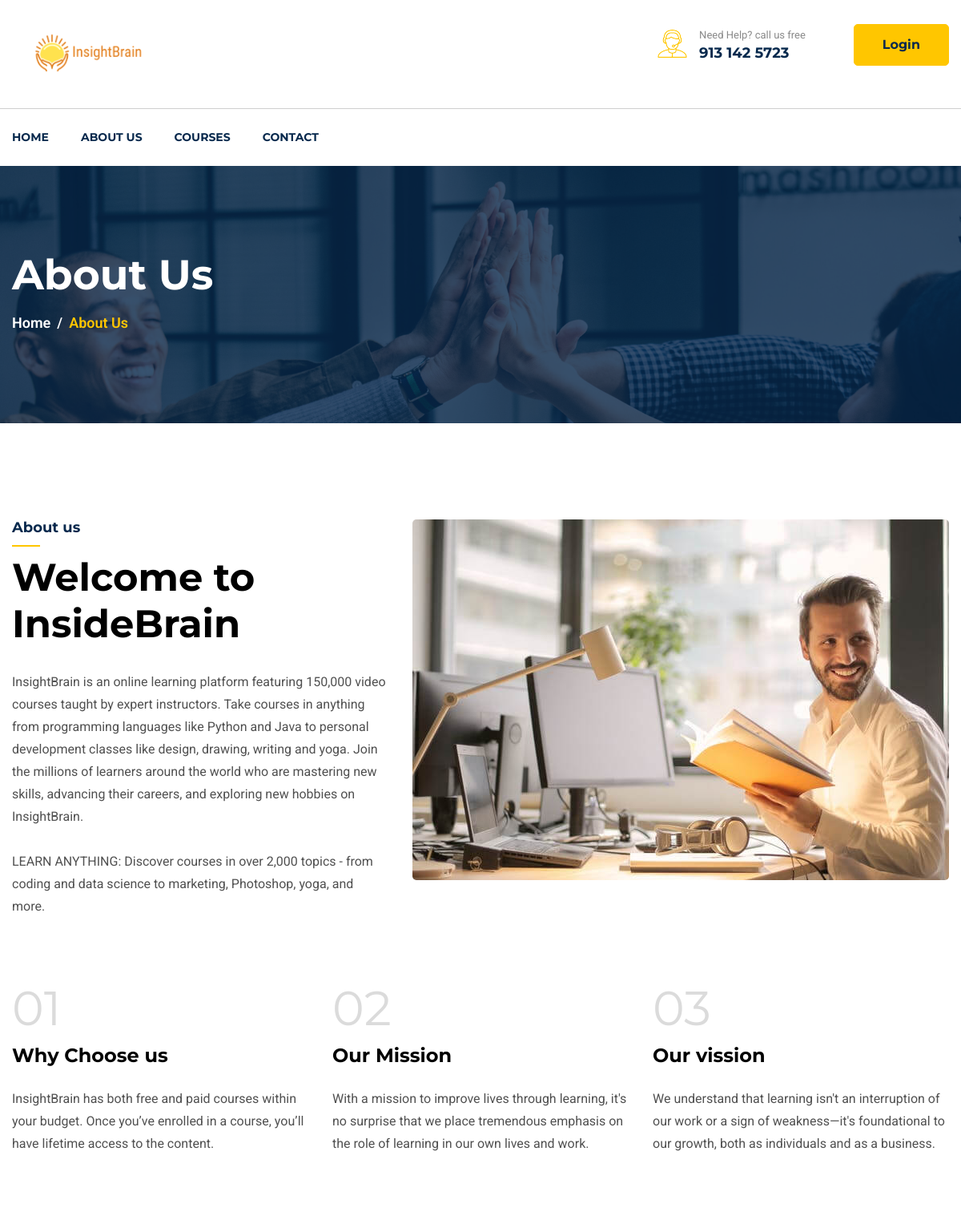
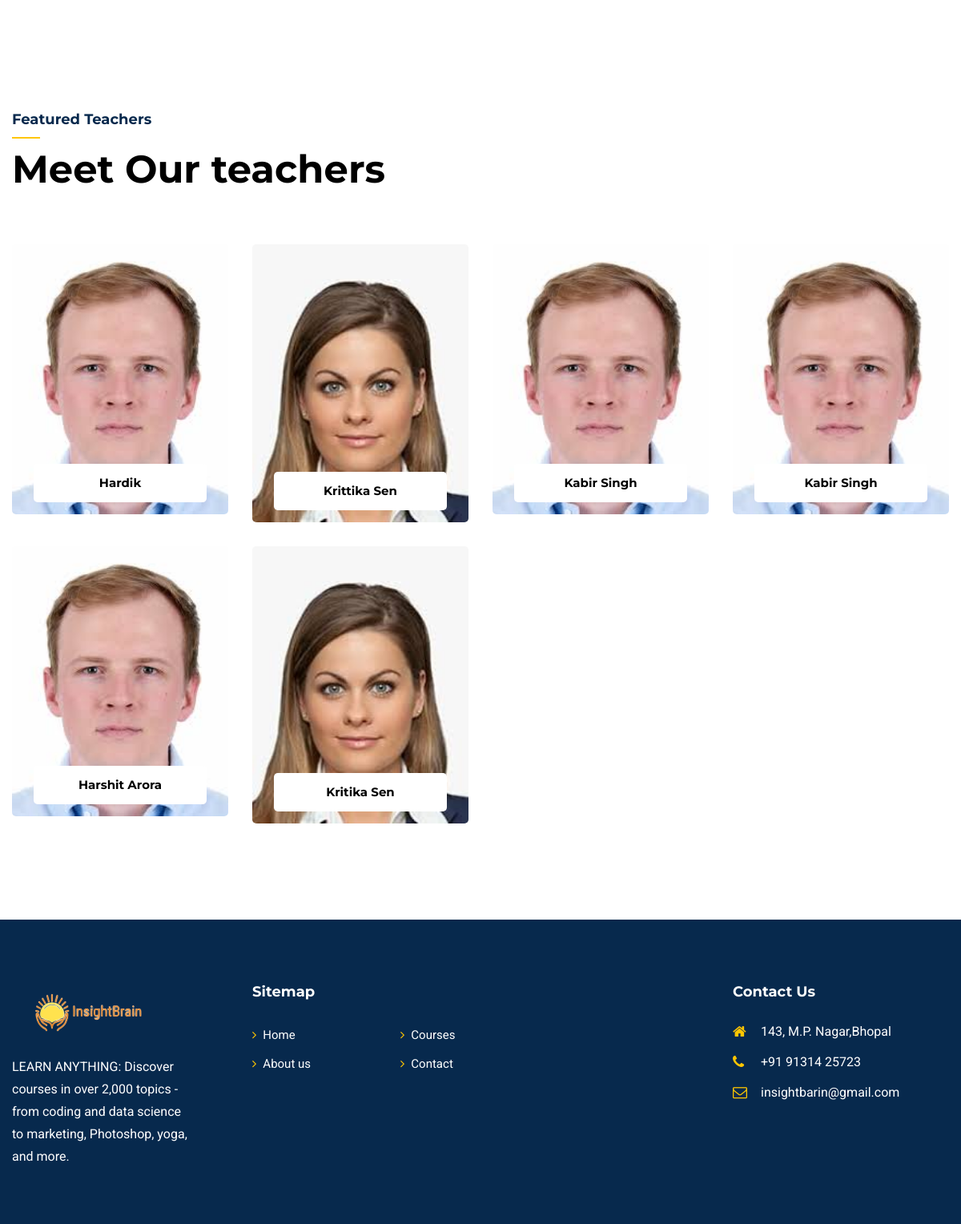
The page /about/ on the database its author committed (2 pictures, top to bottom).
### MyApp/models.py (models this page shows, shortened)
class Instructor(models.Model):
    title=models.ForeignKey(CourseDetails,on_delete=models.CASCADE,null=True,blank=True)
    name=models.CharField(max_length=50,null=True,blank=True)
    photo = models.FileField(null=True, blank=True)
    about = models.CharField(max_length=5000, null=True, blank=True)

### MyApp/views.py (the view)
# urls.py: path('about/', About, name="about"),
def About(request):
    data=Instructor.objects.all()
    return render(request,"about.html", {"data":data})

### MyApp/Templates/about.html (shortened to what this page needs)
<!doctype html>
<html lang="en">
{% load static %}
<head>
    <link rel="stylesheet" href="{% static 'css/slick.css' %}">
    <link rel="stylesheet" href="{% static 'css/animate.css' %}">
    <link rel="stylesheet" href="{% static 'css/nice-select.css' %}">
    <link rel="stylesheet" href="{% static 'css/jquery.nice-number.min.css' %}">
    <link rel="stylesheet" href="{% static 'css/magnific-popup.css' %}">
    <link rel="stylesheet" href="{% static 'css/bootstrap.min.css' %}">
    <link rel="stylesheet" href="{% static 'css/font-awesome.min.css' %}">
    <link rel="stylesheet" href="{% static 'css/default.css' %}">
    <link rel="stylesheet" href="{% static 'css/style.css' %}">
    <link rel="stylesheet" href="{% static 'css/responsive.css' %}">
</head>
<body>
<header id="header-part">
        <div class="header-logo-support pt-30 pb-30">
            <div class="container">
                <div class="row">
                    <div class="col-lg-4 col-md-4">
                        <div class="logo">
                                <img src="{% static 'images/logon.png' %}" alt="Logo">
                        </div>
                    </div>
                    <div class="col-lg-8 col-md-8">
                        <div class="support-button float-right d-none d-md-block">
                            <div class="support float-left">
                                <div class="icon">
                                    <img src="{% static 'images/all-icon/support.png' %}" alt="icon">
                                </div>
                                <div class="cont">
                                    <p>Need Help? call us free</p>
                                    <span>913 142 5723</span>
                                </div>
                            </div>
                               <div class="button float-left">
                            {% if request.user.is_authenticated %}
                                <a href="{% url 'logout' %}" class="main-btn">{{ request.user.first_name }}</a>
{% else %}
                                <a href="{% url 'login' %}" class="main-btn">Login</a>
                            </div>
                        {% endif %}
                        </div>
                    </div>
                </div>
            </div>
        </div>
        <div class="navigation">
            <div class="container">
                <div class="row">
                    <div class="col-lg-10 col-md-10 col-sm-9 col-8">
                        <nav class="navbar navbar-expand-lg">
                            <div class="collapse navbar-collapse sub-menu-bar" id="navbarSupportedContent">
                                <ul class="navbar-nav mr-auto">
                                    <li class="nav-item">
                                        <a href="{% url 'course_home' %}">Home</a>
                                    </li>
                                    <li class="nav-item">
                                        <a href="{% url 'about' %}">About us</a>
                                    </li>
                                    <li class="nav-item">
                                        <a href="{% url 'courseList' %}">Courses</a>
                                    </li>
                                    <li class="nav-item">
                                        <a href="{% url 'contact' %}">Contact</a>
                                    </li>
                                </ul>
                            </div>
                        </nav>
                    </div>
                </div>
            </div>
        </div>
    </header>
    <section id="page-banner" class="pt-105 pb-110 bg_cover" data-overlay="8" style="background-image: url(images/page-banner-1.jpg)">
        <div class="container">
            <div class="row">
                <div class="col-lg-12">
                    <div class="page-banner-cont">
                        <h2>About Us</h2>
                        <nav aria-label="breadcrumb">
                            <ol class="breadcrumb">
                                <li class="breadcrumb-item"><a href="#">Home</a></li>
                                <li class="breadcrumb-item active" aria-current="page">About Us</li>
                            </ol>
                        </nav>
                    </div>
                </div>
            </div>
        </div>
    </section>
    <section id="about-page" class="pt-70 pb-110">
        <div class="container">
            <div class="row">
                <div class="col-lg-5">
                    <div class="section-title mt-50">
                        <h5>About us</h5>
                        <h2>Welcome to InsideBrain </h2>
                    </div>
                    <div class="about-cont">
                        <p>InsightBrain is an online learning platform featuring 150,000 video courses taught by expert instructors. Take courses in anything from programming languages like Python and Java to personal development classes like design, drawing, writing and yoga. Join the millions of learners around the world who are mastering new skills, advancing their careers, and exploring new hobbies on InsightBrain.
<br><br>LEARN ANYTHING: Discover courses in over 2,000 topics - from coding and data science to marketing, Photoshop, yoga, and more.</p>
                    </div>
                </div>
                <div class="col-lg-7">
                    <div class="about-image mt-50">
                        <img src="{% static 'images/about/about-2.jpg' %}" alt="About">
                    </div>
                </div>
            </div>
            <div class="about-items pt-60">
                <div class="row justify-content-center">
                    <div class="col-lg-4 col-md-6 col-sm-10">
                        <div class="about-singel-items mt-30">
                            <span>01</span>
                            <h4>Why Choose us</h4>
                            <p>InsightBrain has both free and paid courses within your budget. Once you’ve enrolled in a course, you’ll have lifetime access to the content.</p>
                        </div>
                    </div>
                    <div class="col-lg-4 col-md-6 col-sm-10">
                        <div class="about-singel-items mt-30">
                            <span>02</span>
                            <h4>Our Mission</h4>
                            <p>With a mission to improve lives through learning, it's no surprise that we place tremendous emphasis on the role of learning in our own lives and work.</p>
                        </div>
                    </div>
                    <div class="col-lg-4 col-md-6 col-sm-10">
                        <div class="about-singel-items mt-30">
                            <span>03</span>
                            <h4>Our vission</h4>
                            <p>We understand that learning isn't an interruption of our work or a sign of weakness—it's foundational to our growth, both as individuals and as a business.</p>
                        </div>
                    </div>
                </div>
            </div>
        </div>
    </section>
    <section id="teachers-part" class="pt-65 pb-120">
        <div class="container">
            <div class="row">
                <div class="col-lg-5">
                    <div class="section-title mt-50 pb-35">
                        <h5>Featured Teachers</h5>
                        <h2>Meet Our teachers</h2>
                    </div>
                </div>
            </div>
            <div class="row">
                {% for i in data %}
                <div class="col-lg-3 col-sm-6">
                    <div class="singel-teachers mt-30 text-center">
                        <div class="image">
                            <img src="{{ i.photo.url }}" alt="Teachers">
                        </div>
                        <div class="cont">
                            <a href="teachers-singel.html"><h6>{{ i.name }}</h6></a>
                        </div>
                    </div>
                </div>
                {% endfor %}
            </div>
        </div>
    </section>
     <footer id="footer-part">
        <div class="footer-top pt-40 pb-70">
            <div class="container">
                <div class="row">
                    <div class="col-lg-3 col-md-6">
                        <div class="footer-about mt-40">
                            <div class="logo">
                                <a href="#"><img src="{% static 'images/logon.png' %}" alt="Logo"></a>
                            </div>
                            <p>LEARN ANYTHING: Discover courses in over 2,000 topics - from coding and data science to marketing, Photoshop, yoga, and more.</p>
                        </div>
                    </div>
                    <div class="col-lg-4 col-md-6 col-sm-6">
                         <div class="footer-link mt-40">
                            <div class="footer-title pb-25">
                                <h6>Sitemap</h6>
                            </div>
                            <ul>
                                <li><a href="{% url 'course_home' %}"><i class="fa fa-angle-right"></i>Home</a></li>
                                <li><a href="{% url 'about' %}"><i class="fa fa-angle-right"></i>About us</a></li>
                            </ul>
                            <ul>
                                <li><a href="{% url 'courseList' %}"><i class="fa fa-angle-right"></i>Courses</a></li>
                                <li><a href="{% url 'contact' %}"><i class="fa fa-angle-right"></i>Contact</a></li>
                            </ul>
                        </div>
                    </div>
                    <div class="col-lg-2 col-md-6 col-sm-6">
                    </div>
                    <div class="col-lg-3 col-md-6">
                        <div class="footer-address mt-40">
                            <div class="footer-title pb-25">
                                <h6>Contact Us</h6>
                            </div>
                            <ul>
                                <li>
                                    <div class="icon">
                                        <i class="fa fa-home"></i>
                                    </div>
                                    <div class="cont">
                                        <p>143, M.P. Nagar,Bhopal</p>
                                    </div>
                                </li>
                                <li>
                                    <div class="icon">
                                        <i class="fa fa-phone"></i>
                                    </div>
                                    <div class="cont">
                                        <p>+91 91314 25723</p>
                                    </div>
                                </li>
                                <li>
                                    <div class="icon">
                                        <i class="fa fa-envelope-o"></i>
                                    </div>
                                    <div class="cont">
                                        <p>insightbarin@gmail.com</p>
                                    </div>
                                </li>
                            </ul>
                        </div>
                    </div>
                </div>
            </div>
        </div>
</body>
</html>

### MyApp/static/css/default.css (style rules this page uses)
.mt-30 { margin-top: 30px; }
.mt-40 { margin-top: 40px; }
.mt-50 { margin-top: 50px; }
.pt-30 { padding-top: 30px; }
.pt-40 { padding-top: 40px; }
.pt-60 { padding-top: 60px; }
.pt-65 { padding-top: 65px; }
.pt-70 { padding-top: 70px; }
.pt-105 { padding-top: 105px; }
.pb-25 { padding-bottom: 25px; }
.pb-30 { padding-bottom: 30px; }
.pb-35 { padding-bottom: 35px; }
.pb-70 { padding-bottom: 70px; }
.pb-110 { padding-bottom: 110px; }
.pb-120 { padding-bottom: 120px; }
[data-overlay] { position: relative; }
[data-overlay]::before { background: #07294d none repeat scroll 0 0; content: ""; height: 100%; left: 0; position: absolute; top: 0; width: 100%; z-index: 1; }
[data-overlay="8"]::before { opacity: 0.8; }

### rows shown on the page
Instructor: photo (picture), name "Hardik"
Instructor: photo (picture), name "Krittika Sen"
Instructor: photo (picture), name "Kabir Singh"
Instructor: photo (picture), name "Kabir Singh"
Instructor: photo (picture), name "Harshit Arora"
Instructor: photo (picture), name "Kritika Sen"
